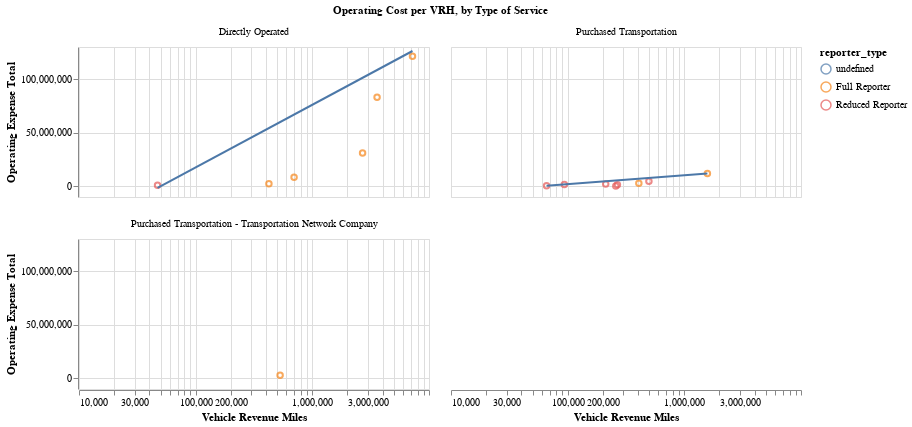

Notebook code for this chart:
### Code cell
make_scatter(
    data=df_rename[df_rename["year"] == "2023"],
    y_ax="Operating Expense Total",
    x_ax="Vehicle Revenue Miles",
    color="reporter_type",
    log_scale=True,
    lin_y_ax=True,
    chart_title=""
).facet(
    facet=alt.Facet("service",title="Operating Cost per VRH, by Type of Service"),
    columns=2,
)

### Figure 1 — Vega-Lite specification as saved in the notebook (floating-point values rounded to 4 significant figures)
{"config": {"view": {"continuousWidth": 300, "continuousHeight": 300}}, "data": {"name": "data-b6f983303906ff6328cb42c3d90f9630"}, "facet": {"field": "service", "title": "Operating Cost per VRH, by Type of Service", "type": "nominal"}, "spec": {"layer": [{"mark": {"type": "point"}, "encoding": {"color": {"field": "reporter_type", "type": "nominal"}, "tooltip": [{"field": "Vehicle Revenue Miles", "type": "quantitative"}, {"field": "Operating Expense Total", "type": "quantitative"}, {"field": "agency_name", "type": "nominal"}, {"field": "year", "type": "nominal"}, {"field": "service", "type": "nominal"}, {"field": "mode", "type": "nominal"}], "x": {"field": "Vehicle Revenue Miles", "scale": {"type": "log"}, "type": "quantitative"}, "y": {"field": "Operating Expense Total", "type": "quantitative"}}, "name": "view_7", "title": ""}, {"mark": {"type": "line"}, "encoding": {"color": {"field": "reporter_type", "type": "nominal"}, "tooltip": [{"field": "Vehicle Revenue Miles", "type": "quantitative"}, {"field": "Operating Expense Total", "type": "quantitative"}, {"field": "agency_name", "type": "nominal"}, {"field": "year", "type": "nominal"}, {"field": "service", "type": "nominal"}, {"field": "mode", "type": "nominal"}], "x": {"field": "Vehicle Revenue Miles", "scale": {"type": "log"}, "type": "quantitative"}, "y": {"field": "Operating Expense Total", "type": "quantitative"}}, "title": "", "transform": [{"on": "Vehicle Revenue Miles", "regression": "Operating Expense Total"}]}], "height": 150, "width": 350}, "columns": 2, "params": [{"name": "param_7", "select": {"type": "interval", "encodings": ["x", "y"]}, "bind": "scales", "views": ["view_7"]}], "$schema": "https://vega.github.io/schema/vega-lite/v5.20.1.json", "datasets": {"data-b6f983303906ff6328cb42c3d90f9630": [{"agency_name": "City of Davis (DCT) - Transit/Parks and Community Services", "agency_status": "Active", "city": "Davis", "mode": "Demand Response", "service": "Directly Operated", "ntd_id": "90167", "reporter_type": "Reduced Reporter", "reporting_module": "Urban", "state": "CA", "primary_uza_name": "Davis, CA", "year": "2023", "Unlinked Passenger Trips": 12956, "Vehicle Revenue Hours": 4558, "Vehicle Revenue Miles": 47130, "Operating Expense Total": 910233, "RTPA": "Sacramento Area Council of Governments", "_merge": "both"}, {"agency_name": "County of Sacramento Municipal Services Agency (SCT Link) - Department of Transportation", "agency_status": "Active", "city": "Sacramento", "mode": "Demand Response", "service": "Purchased Transportation", "ntd_id": "90216", "reporter_type": "Reduced Reporter", "reporting_module": "Urban", "state": "CA", "primary_uza_name": "Sacramento, CA", "year": "2023", "Unlinked Passenger Trips": 23933, "Vehicle Revenue Hours": 8420, "Vehicle Revenue Miles": 93665, "Operating Expense Total": 1761821, "RTPA": "Sacramento Area Council of Governments", "_merge": "both"}, {"agency_name": "County of Sacramento Municipal Services Agency (SCT Link) - Department of Transportation", "agency_status": "Active", "city": "Sacramento", "mode": "Commuter Bus", "service": "Purchased Transportation", "ntd_id": "90216", "reporter_type": "Reduced Reporter", "reporting_module": "Urban", "state": "CA", "primary_uza_name": "Sacramento, CA", "year": "2023", "Unlinked Passenger Trips": 21872, "Vehicle Revenue Hours": 8941, "Vehicle Revenue Miles": 258550, "Operating Expense Total": 329434, "RTPA": "Sacramento Area Council of Governments", "_merge": "both"}, {"agency_name": "County of Sacramento Municipal Services Agency (SCT Link) - Department of Transportation", "agency_status": "Active", "city": "Sacramento", "mode": "Bus", "service": "Purchased Transportation", "ntd_id": "90216", "reporter_type": "Reduced Reporter", "reporting_module": "Urban", "state": "CA", "primary_uza_name": "Sacramento, CA", "year": "2023", "Unlinked Passenger Trips": 2184, "Vehicle Revenue Hours": 2094, "Vehicle Revenue Miles": 65959, "Operating Expense Total": 501557, "RTPA": "Sacramento Area Council of Governments", "_merge": "both"}, {"agency_name": "Paratransit, Inc.", "agency_status": "Active", "city": "Sacramento", "mode": "Demand Response", "service": "Directly Operated", "ntd_id": "90223", "reporter_type": "Full Reporter", "reporting_module": "Urban", "state": "CA", "primary_uza_name": "Sacramento, CA", "year": "2023", "Unlinked Passenger Trips": 41481, "Vehicle Revenue Hours": 25080, "Vehicle Revenue Miles": 424440, "Operating Expense Total": 2373789, "RTPA": "Sacramento Area Council of Governments", "_merge": "both"}, {"agency_name": "Sacramento Regional Transit District", "agency_status": "Active", "city": "Sacramento", "mode": "Demand Response", "service": "Directly Operated", "ntd_id": "90019", "reporter_type": "Full Reporter", "reporting_module": "Urban", "state": "CA", "primary_uza_name": "Sacramento, CA", "year": "2023", "Unlinked Passenger Trips": 429347, "Vehicle Revenue Hours": 176917, "Vehicle Revenue Miles": 2695918, "Operating Expense Total": 31106478, "RTPA": "Sacramento Area Council of Governments", "_merge": "both"}, {"agency_name": "Sacramento Regional Transit District", "agency_status": "Active", "city": "Sacramento", "mode": "Bus", "service": "Directly Operated", "ntd_id": "90019", "reporter_type": "Full Reporter", "reporting_module": "Urban", "state": "CA", "primary_uza_name": "Sacramento, CA", "year": "2023", "Unlinked Passenger Trips": 7715110, "Vehicle Revenue Hours": 618702, "Vehicle Revenue Miles": 7219695, "Operating Expense Total": 121328770, "RTPA": "Sacramento Area Council of Governments", "_merge": "both"}, {"agency_name": "Sacramento Regional Transit District", "agency_status": "Active", "city": "Sacramento", "mode": "Light Rail", "service": "Directly Operated", "ntd_id": "90019", "reporter_type": "Full Reporter", "reporting_module": "Urban", "state": "CA", "primary_uza_name": "Sacramento, CA", "year": "2023", "Unlinked Passenger Trips": 6140920, "Vehicle Revenue Hours": 199774, "Vehicle Revenue Miles": 3588470, "Operating Expense Total": 83048077, "RTPA": "Sacramento Area Council of Governments", "_merge": "both"}, {"agency_name": "Sacramento Regional Transit District", "agency_status": "Active", "city": "Sacramento", "mode": "Demand Response", "service": "Purchased Transportation - Transportation Network Company", "ntd_id": "90019", "reporter_type": "Full Reporter", "reporting_module": "Urban", "state": "CA", "primary_uza_name": "Sacramento, CA", "year": "2023", "Unlinked Passenger Trips": 64291, "Vehicle Revenue Hours": 24023, "Vehicle Revenue Miles": 529423, "Operating Expense Total": 2875752, "RTPA": "Sacramento Area Council of Governments", "_merge": "both"}, {"agency_name": "University of California, Davis (ASUCD) - Associated Students of the University of California, Davis", "agency_status": "Active", "city": "Davis", "mode": "Bus", "service": "Directly Operated", "ntd_id": "90142", "reporter_type": "Full Reporter", "reporting_module": "Urban", "state": "CA", "primary_uza_name": "Davis, CA", "year": "2023", "Unlinked Passenger Trips": 3028186, "Vehicle Revenue Hours": 66932, "Vehicle Revenue Miles": 697377, "Operating Expense Total": 8411384, "RTPA": "Sacramento Area Council of Governments", "_merge": "both"}, {"agency_name": "Yolo County Transportation District (YCTD)", "agency_status": "Active", "city": "Woodland", "mode": "Demand Response", "service": "Purchased Transportation", "ntd_id": "90090", "reporter_type": "Full Reporter", "reporting_module": "Urban", "state": "CA", "primary_uza_name": "Sacramento, CA", "year": "2023", "Unlinked Passenger Trips": 33216, "Vehicle Revenue Hours": 22370, "Vehicle Revenue Miles": 407483, "Operating Expense Total": 2937160, "RTPA": "Sacramento Area Council of Governments", "_merge": "both"}, {"agency_name": "Yolo County Transportation District (YCTD)", "agency_status": "Active", "city": "Woodland", "mode": "Bus", "service": "Purchased Transportation", "ntd_id": "90090", "reporter_type": "Full Reporter", "reporting_module": "Urban", "state": "CA", "primary_uza_name": "Sacramento, CA", "year": "2023", "Unlinked Passenger Trips": 644178, "Vehicle Revenue Hours": 71370, "Vehicle Revenue Miles": 1576566, "Operating Expense Total": 11917092, "RTPA": "Sacramento Area Council of Governments", "_merge": "both"}, {"agency_name": "Yuba-Sutter Transit Authority (YSTA)", "agency_status": "Active", "city": "Marysville", "mode": "Demand Response", "service": "Purchased Transportation", "ntd_id": "90061", "reporter_type": "Reduced Reporter", "reporting_module": "Urban", "state": "CA", "primary_uza_name": "Yuba City, CA", "year": "2023", "Unlinked Passenger Trips": 35256, "Vehicle Revenue Hours": 17502, "Vehicle Revenue Miles": 211943, "Operating Expense Total": 2125604, "RTPA": "Sacramento Area Council of Governments", "_merge": "both"}, {"agency_name": "Yuba-Sutter Transit Authority (YSTA)", "agency_status": "Active", "city": "Marysville", "mode": "Bus", "service": "Purchased Transportation", "ntd_id": "90061", "reporter_type": "Reduced Reporter", "reporting_module": "Urban", "state": "CA", "primary_uza_name": "Yuba City, CA", "year": "2023", "Unlinked Passenger Trips": 442664, "Vehicle Revenue Hours": 41852, "Vehicle Revenue Miles": 497053, "Operating Expense Total": 4741997, "RTPA": "Sacramento Area Council of Governments", "_merge": "both"}, {"agency_name": "Yuba-Sutter Transit Authority (YSTA)", "agency_status": "Active", "city": "Marysville", "mode": "Commuter Bus", "service": "Purchased Transportation", "ntd_id": "90061", "reporter_type": "Reduced Reporter", "reporting_module": "Urban", "state": "CA", "primary_uza_name": "Yuba City, CA", "year": "2023", "Unlinked Passenger Trips": 38456, "Vehicle Revenue Hours": 6960, "Vehicle Revenue Miles": 266963, "Operating Expense Total": 1329474, "RTPA": "Sacramento Area Council of Governments", "_merge": "both"}]}}
